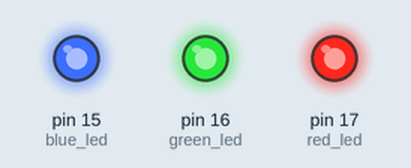
The program below on a simulated MicroPython board. On the bench: output pins drawn as LEDs (lit = HIGH).

Above: at 0.2 s.
At 0.7 s:
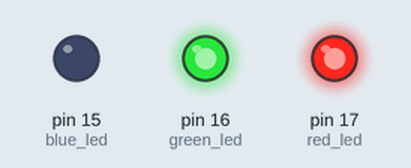
At 1.7 s:
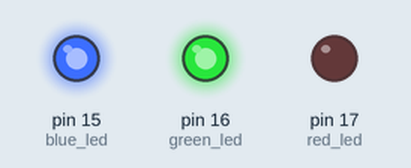
At 2.7 s:
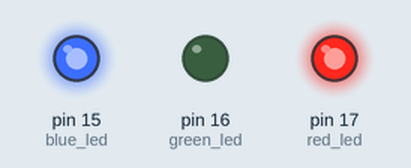
Timing chart, 0 to 3.4 s (numbered marks = the images above):
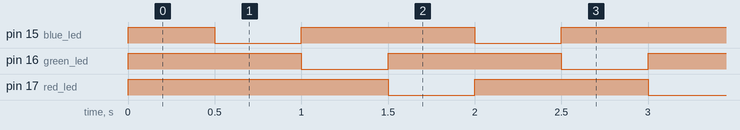

The program:

main_example.py
```python
from machine import Timer
from machine import Pin,Signal
from micropython import const
import time

tim = Timer(-1)

LED_RED_PIN = const(17)
LED_GREEN_PIN = const(16)
LED_BLUE_PIN = const(15)

red_led = Pin(LED_RED_PIN,Pin.OUT,value=1)
green_led = Pin(LED_GREEN_PIN,Pin.OUT,value=1)
blue_led = Pin(LED_BLUE_PIN,Pin.OUT,value=1)
LEDS=[red_led,blue_led,green_led]


countt = 0

def change_LED():
    global countt
    countt = countt + 1
    LEDS[countt%3].value(0)
    LEDS[(countt+1)%3].value(1)
    LEDS[(countt+2)%3].value(1)


tim.init(period=500,mode=Timer.PERIODIC,callback=lambda t:change_LED())
```

Measured:
- by itself, pin 15 (blue_led), pin 17 (red_led): repeats every 1.5 s: LOW 0.50 s, HIGH 1.0 s
- by itself, pin 16 (green_led): alternates HIGH for 1.0 s and LOW for 0.50 s
- by itself, everything shown: repeats every 1.5 s, in 3 steps
